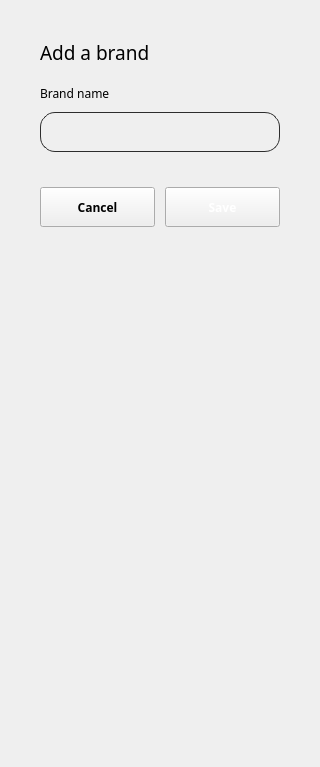
                       <widget class="QWidget" name="page_brands_add">
                        <layout class="QGridLayout" name="gridLayout_11">
                         <property name="leftMargin">
                          <number>0</number>
                         </property>
                         <property name="topMargin">
                          <number>0</number>
                         </property>
                         <property name="rightMargin">
                          <number>0</number>
                         </property>
                         <property name="bottomMargin">
                          <number>0</number>
                         </property>
                         <property name="spacing">
                          <number>0</number>
                         </property>
                         <item row="0" column="0">
                          <widget class="QWidget" name="widget_brands_add" native="true">
                           <layout class="QVBoxLayout" name="verticalLayout_54">
                            <property name="spacing">
                             <number>20</number>
                            </property>
                            <property name="leftMargin">
                             <number>40</number>
                            </property>
                            <property name="topMargin">
                             <number>40</number>
                            </property>
                            <property name="rightMargin">
                             <number>40</number>
                            </property>
                            <property name="bottomMargin">
                             <number>40</number>
                            </property>
                            <item>
                             <widget class="QLabel" name="label_55">
                              <property name="minimumSize">
                               <size>
                                <width>0</width>
                                <height>25</height>
                               </size>
                              </property>
                              <property name="maximumSize">
                               <size>
                                <width>16777215</width>
                                <height>25</height>
                               </size>
                              </property>
                              <property name="font">
                               <font>
                                <family>Hauora ExtraBold</family>
                                <pointsize>14</pointsize>
                               </font>
                              </property>
                              <property name="text">
                               <string>Add a brand</string>
                              </property>
                             </widget>
                            </item>
                            <item>
                             <widget class="QWidget" name="widget_28" native="true">
                              <property name="minimumSize">
                               <size>
                                <width>0</width>
                                <height>67</height>
                               </size>
                              </property>
                              <property name="maximumSize">
                               <size>
                                <width>16777215</width>
                                <height>67</height>
                               </size>
                              </property>
                              <layout class="QVBoxLayout" name="verticalLayout_55">
                               <property name="spacing">
                                <number>10</number>
                               </property>
                               <property name="leftMargin">
                                <number>0</number>
                               </property>
                               <property name="topMargin">
                                <number>0</number>
                               </property>
                               <property name="rightMargin">
                                <number>0</number>
                               </property>
                               <property name="bottomMargin">
                                <number>0</number>
                               </property>
                               <item>
                                <widget class="QLabel" name="label_56">
                                 <property name="minimumSize">
                                  <size>
                                   <width>0</width>
                                   <height>17</height>
                                  </size>
                                 </property>
                                 <property name="maximumSize">
                                  <size>
                                   <width>16777215</width>
                                   <height>17</height>
                                  </size>
                                 </property>
                                 <property name="font">
                                  <font>
                                   <family>Hauora</family>
                                   <pointsize>9</pointsize>
                                  </font>
                                 </property>
                                 <property name="text">
                                  <string>Brand name</string>
                                 </property>
                                </widget>
                               </item>
                               <item>
                                <widget class="QLineEdit" name="lineEdit_brands_name_add">
                                 <property name="minimumSize">
                                  <size>
                                   <width>240</width>
                                   <height>40</height>
                                  </size>
                                 </property>
                                 <property name="maximumSize">
                                  <size>
                                   <width>400</width>
                                   <height>40</height>
                                  </size>
                                 </property>
                                 <property name="font">
                                  <font>
                                   <family>Hauora</family>
                                   <pointsize>9</pointsize>
                                  </font>
                                 </property>
                                 <property name="styleSheet">
                                  <string notr="true">border-radius: 15px;
background-color: rgba(0,0,0,0);
border: 1px solid rgb(45, 45, 45);
padding-top: 4px;
padding-bottom: 4px;
padding-left: 8px;
padding-right: 8px;

</string>
                                 </property>
                                 <property name="text">
                                  <string/>
                                 </property>
                                </widget>
                               </item>
                              </layout>
                             </widget>
                            </item>
                            <item>
                             <widget class="QWidget" name="widget_brands_actions_add" native="true">
                              <property name="minimumSize">
                               <size>
                                <width>210</width>
                                <height>0</height>
                               </size>
                              </property>
                              <property name="maximumSize">
                               <size>
                                <width>400</width>
                                <height>55</height>
                               </size>
                              </property>
                              <layout class="QHBoxLayout" name="horizontalLayout_14">
                               <property name="spacing">
                                <number>10</number>
                               </property>
                               <property name="leftMargin">
                                <number>0</number>
                               </property>
                               <property name="topMargin">
                                <number>15</number>
                               </property>
                               <property name="rightMargin">
                                <number>0</number>
                               </property>
                               <property name="bottomMargin">
                                <number>0</number>
                               </property>
                               <item>
                                <widget class="QPushButton" name="pushButton_brands_add_cancel">
                                 <property name="minimumSize">
                                  <size>
                                   <width>100</width>
                                   <height>40</height>
                                  </size>
                                 </property>
                                 <property name="maximumSize">
                                  <size>
                                   <width>195</width>
                                   <height>40</height>
                                  </size>
                                 </property>
                                 <property name="font">
                                  <font>
                                   <family>Hauora</family>
                                   <pointsize>9</pointsize>
                                   <bold>true</bold>
                                  </font>
                                 </property>
                                 <property name="cursor">
                                  <cursorShape>ArrowCursor</cursorShape>
                                 </property>
                                 <property name="layoutDirection">
                                  <enum>Qt::LeftToRight</enum>
                                 </property>
                                 <property name="styleSheet">
                                  <string notr="true"/>
                                 </property>
                                 <property name="text">
                                  <string>Cancel</string>
                                 </property>
                                 <property name="iconSize">
                                  <size>
                                   <width>30</width>
                                   <height>30</height>
                                  </size>
                                 </property>
                                 <property name="checkable">
                                  <bool>true</bool>
                                 </property>
                                 <property name="autoExclusive">
                                  <bool>true</bool>
                                 </property>
                                 <attribute name="buttonGroup">
                                  <string notr="true">buttonGroup_brands_add</string>
                                 </attribute>
                                </widget>
                               </item>
                               <item>
                                <widget class="QPushButton" name="pushButton_brands_add_save">
                                 <property name="minimumSize">
                                  <size>
                                   <width>100</width>
                                   <height>40</height>
                                  </size>
                                 </property>
                                 <property name="maximumSize">
                                  <size>
                                   <width>195</width>
                                   <height>40</height>
                                  </size>
                                 </property>
                                 <property name="font">
                                  <font>
                                   <family>Hauora</family>
                                   <pointsize>9</pointsize>
                                   <bold>true</bold>
                                  </font>
                                 </property>
                                 <property name="cursor">
                                  <cursorShape>ArrowCursor</cursorShape>
                                 </property>
                                 <property name="layoutDirection">
                                  <enum>Qt::LeftToRight</enum>
                                 </property>
                                 <property name="styleSheet">
                                  <string notr="true">color: rgb(255, 255, 255);</string>
                                 </property>
                                 <property name="text">
                                  <string>Save</string>
                                 </property>
                                 <property name="iconSize">
                                  <size>
                                   <width>30</width>
                                   <height>30</height>
                                  </size>
                                 </property>
                                 <property name="checkable">
                                  <bool>true</bool>
                                 </property>
                                 <property name="autoExclusive">
                                  <bool>true</bool>
                                 </property>
                                 <attribute name="buttonGroup">
                                  <string notr="true">buttonGroup_brands_add</string>
                                 </attribute>
                                </widget>
                               </item>
                              </layout>
                             </widget>
                            </item>
                            <item>
                             <spacer name="verticalSpacer_27">
                              <property name="orientation">
                               <enum>Qt::Vertical</enum>
                              </property>
                              <property name="sizeType">
                               <enum>QSizePolicy::Fixed</enum>
                              </property>
                              <property name="sizeHint" stdset="0">
                               <size>
                                <width>20</width>
                                <height>500</height>
                               </size>
                              </property>
                             </spacer>
                            </item>
                           </layout>
                          </widget>
                         </item>
                        </layout>
                       </widget>
